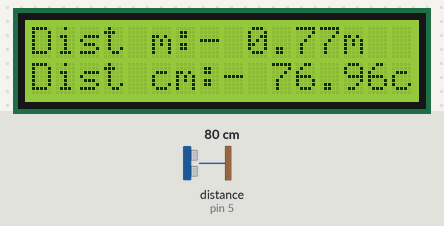
Recording of a sketch running on a simulated Arduino Uno, built with avr-gcc and run on an emulated ATmega328P. Parts: 16×2 character LCD. Wiring (inferred from the names in the program): ultrasonic range finder: trigger pin 4; echo pin 5. The inputs (shaded band) are chosen by the test bench; at power-on: distance to the obstacle (sensor on pin 5) 80 cm. The echo pulse lasts 58.3 µs per cm; what the sketch prints to the serial monitor is not drawn.

Above: at 1.2 s.
1.3 s: distance to the obstacle (sensor on pin 5) set to 18 cm
At 2.4 s:
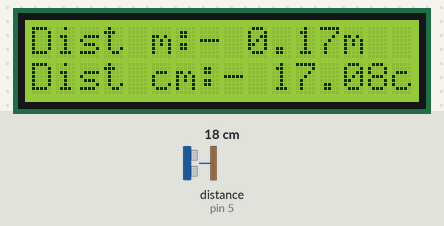
4.3 s: distance to the obstacle (sensor on pin 5) set to 2 cm
At 5.2 s:
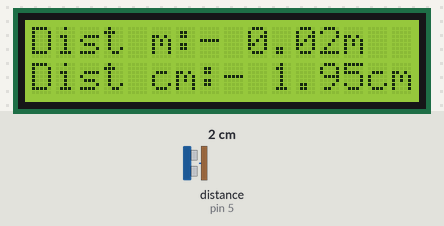
6.0 s: distance to the obstacle (sensor on pin 5) set to 4 cm
At 7.0 s:
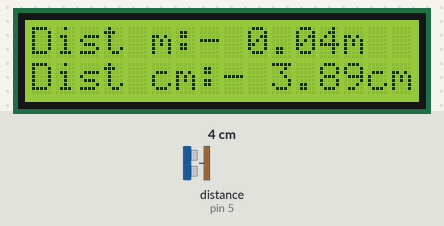
Timing chart, 0 to 9.0 s (numbered marks = the images above; inputs shaded):
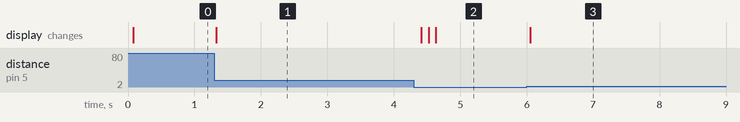

Measured:
- after the input at 1.3 s, the display: changes at once (image 1)
- after the input at 4.3 s, the display: first changes after 0.12 s (image 2 shows a later state)
- after the input at 6.0 s, the display: changes after 0.05 s (image 3)

The sketch:

liveidistultras.ino
```cpp
#include <LiquidCrystal.h>

int trig=4;
int echo=5;

float pttime;
float distm;
float distcm;

int rs=7;
int en=8;
int d4=9;
int d5=10;
int d6=11;
int d7=12;
LiquidCrystal lcd(rs,en,d4,d5,d6,d7);

void setup() {
  Serial.begin(9600);
  lcd.begin(16,2);
  pinMode(trig,OUTPUT);
  pinMode(echo,INPUT);
}

void loop() {
  digitalWrite(trig,LOW);
  delayMicroseconds(10);
  digitalWrite(trig,HIGH);
  delayMicroseconds(10);
  digitalWrite(trig,LOW);
  pttime=pulseIn(echo,HIGH);

  distm=((331.29*pttime)/pow(10,6))/2;
  distcm=((331.29*100*pttime)/pow(10,6))/2;

  Serial.print(25);
  Serial.print(",");
  Serial.print(0);
  Serial.print(",");
  Serial.print(distm);
  Serial.print(",");
  Serial.println(distcm);

  lcd.clear();
  lcd.setCursor(0,0);
  lcd.print("Dist m:- ");
  lcd.print(distm);
  lcd.println("m");
  lcd.setCursor(0,1);
  lcd.print("Dist cm:- ");
  lcd.print(distcm);
  lcd.println("cm");
  delay(100);

}
```
